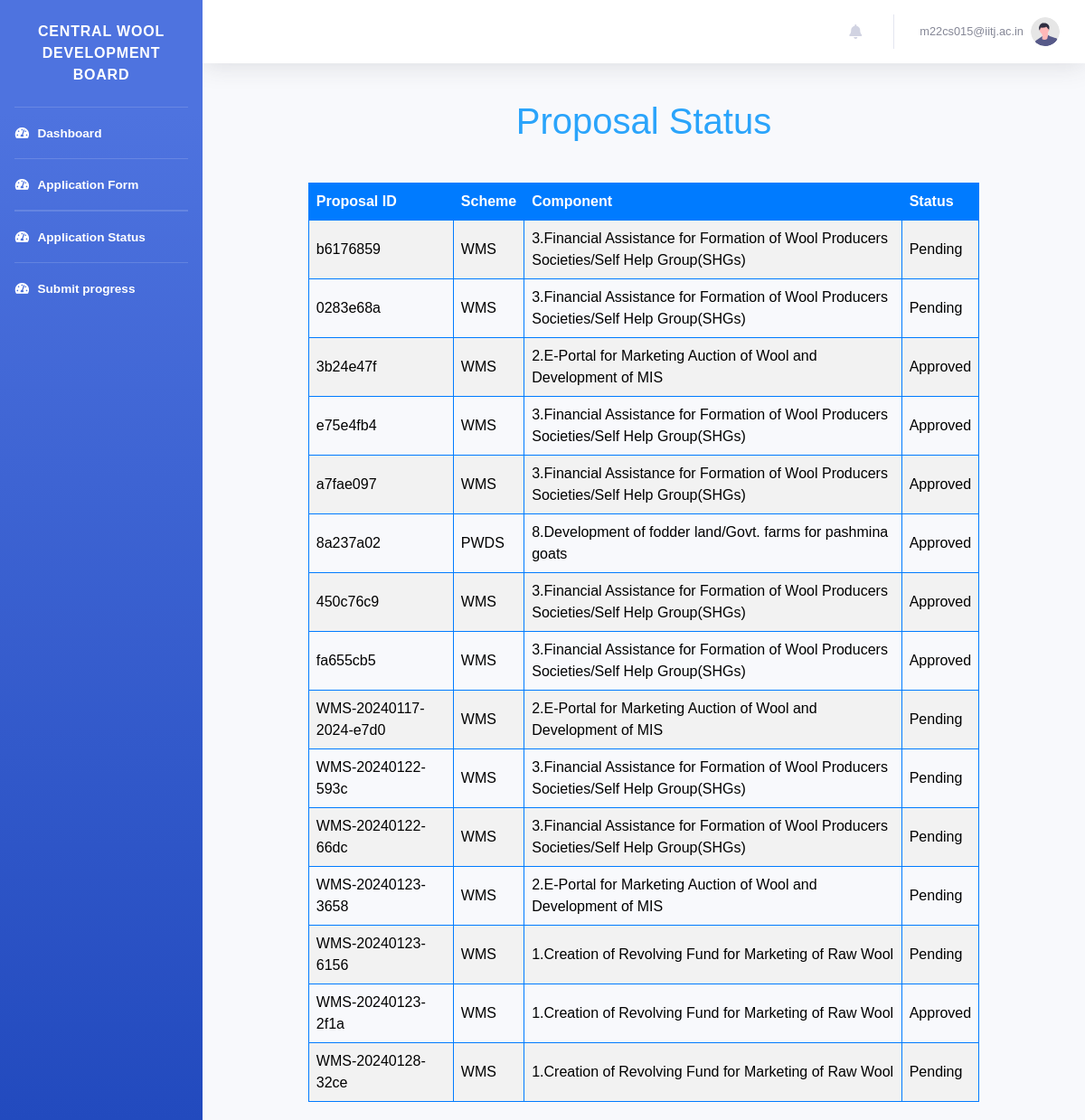
The app's page /dashboard/proposal_status/ (signed in) with its own data.
### authapp/models.py (models this page shows, shortened)
class CustomUser(AbstractBaseUser, PermissionsMixin):
    AGENCY_NATURE_CHOICES = [
        ("Central Federations", "Central Federations"),
        ("State Federations", "State Federations"),
        ("Central Sheep & Wool Boards", "Central Sheep & Wool Boards"),
        ("State Sheep & Wool Boards", "State Sheep & Wool Boards"),
        ("UT Govt. Sheep & Wool Boards", "UT Govt. Sheep & Wool Boards"),
        ("UT Govt. Sheep & Wool Federations", "UT Govt. Sheep & Wool Federations"),
        ("State Govt. Corporations Federations", "State Govt. Corporations Federations"),
        ("Central Departments", "Central Departments"),
        ("State Departments", "State Departments"),
        ("UT Statutory Departments", "UT Statutory Departments"),
        ("Autonomous and Advisory Bodies Departments", "Autonomous and Advisory Bodies Departments"),
        ("State Cooperative Departments", "State Cooperative Departments"),
        ("UT Cooperative Departments", "UT Cooperative Departments"),
        ("Central Govt Cooperative Departments", "Central Govt Cooperative Departments"),
        ("Central Govt Animal Husbandry Department", "Central Govt Animal Husbandry Department"),
        ("State Govt. Animal Husbandry Department", "State Govt. Animal Husbandry Department"),
        ("UT Animal Husbandry Department", "UT Animal Husbandry Department"),
        ("State Industries Department", "State Industries Department"),
        ("Central Industries Department", "Central Industries Department"),
        ("UT Industries Department", "UT Industries Department"),
        ("Central Organizations", "Central Organizations"),
        ("State Organizations", "State Organizations"),
        ("UT Government Organizations", "UT Government Organizations"),
        ("Universities of State", "Universities of State"),
        ("Universities of Central Govt", "Universities of Central Govt"),
        ("Universities of UT", "Universities of UT"),
        ("Govt. marketing event organizers", "Govt. marketing event organizers"),
        ("Central Research & Development Institutions", "Central Research & Development Institutions"),
        ("State Research & Development Institutions", "State Research & Development Institutions"),
        ("UT Govts. Autonomous Research & Development Institutions", "UT Govts. Autonomous Research & Development Institutions"),
        ("Statutory Bodies Research & Development Institutions", "Statutory Bodies Research & Development Institutions"),
        ("Textiles Research Associations (TRAs)", "Textiles Research Associations (TRAs)"),
    ]
    is_staff = models.BooleanField(default=False)
    is_active = models.BooleanField(default=True)
    date_joined = models.DateTimeField(default=timezone.now)
    agency_name = models.CharField(max_length=100,blank=False,null=False,default="")
    agency_nature = models.CharField(
        max_length=100, choices=AGENCY_NATURE_CHOICES, default='Central Federations')
    registration_number = models.CharField(max_length=100, blank=True, null=True)
    address = models.TextField(default="",blank=False,null=False)
    pincode = models.CharField(max_length=10,blank=False,null=False,default="")
    contact_person_name = models.CharField(max_length=100,blank=False,null=False,default="")
    contact_person_designation = models.CharField(max_length=100,blank=False,null=False,default="")
    email = models.EmailField(_("email address"), unique=True,default="")
    contact_person_mobile = models.CharField(max_length=12,blank=False,null=False,default="")
    USERNAME_FIELD = "email"
    REQUIRED_FIELDS = []
    objects = CustomUserManager()

class Proposal(models.Model):
    STATUS_CHOICES = [
        ('Pending', 'Pending'),
        ('Approved', 'Approved'),
        ('Completed', 'Completed'),
        ('Rejected', 'Rejected'),
        ('Resubmit','Resubmit')
    ]
    user = models.ForeignKey(settings.AUTH_USER_MODEL, on_delete=models.CASCADE)
    name_and_address = models.TextField()
    project_scheme = models.CharField(max_length=20)
    scheme_component = models.CharField(max_length=100)
    nature_of_applicant = models.CharField(max_length=50)
    other_nature = models.CharField(max_length=50, blank=True, null=True)
    brief_of_agency = models.TextField()
    objectives_of_project = models.TextField()
    brief_of_project = models.TextField()
    justification_of_project = models.TextField()
    methodology_of_project = models.TextField()
    expected_outcome = models.FileField(upload_to='excel_files/', blank=True, null=True)
    scenario_change = models.TextField()
    beneficiaries = models.FileField(upload_to='excel_files/', blank=True, null=True)
    mode_of_selection = models.TextField()
    component_wise_cost = models.FileField(upload_to='excel_files/', blank=True, null=True)
    component_wise_duration = models.FileField(upload_to='excel_files/', blank=True, null=True)
    location_of_project = models.CharField(max_length=100)
    associated_agency = models.TextField()
    bank_details = models.TextField()
    nodal_officer_details = models.TextField()
    other_info = models.TextField()
    status = models.CharField(max_length=20, choices=STATUS_CHOICES, default='Pending')
    total_fund_allocated = models.DecimalField(max_digits=20, decimal_places=2,blank=True,null=True)
    project_sanction_letter = models.FileField(upload_to='sanction_letters/',null=True)
    Approved_by=models.CharField(max_length=50,null=True,blank=True)
    project_report = models.FileField(upload_to='pdf_files/', blank=True, null=True)
    covering_letter = models.FileField(upload_to='pdf_files/', blank=True, null=True)
    unique_id = models.CharField(max_length=8, unique=True)
    created_at = models.DateTimeField(auto_now_add=True)
    total_duration = models.IntegerField(blank=True, null=True)
    goals = models.JSONField(default=dict)

### authapp/views.py (the view)
# urls.py: path('dashboard/proposal_status/', views.proposal_status, name='proposal_status'),
@login_required
def proposal_status(request):
    user_proposals = Proposal.objects.filter(user=request.user)
    return render(request, 'proposal/proposal_status.html', {'proposals': user_proposals})

### templates/proposal/proposal_status.html (shortened to what this page needs)
{% extends 'base_dashboard.html' %}
    {% block content%}
     <header>
        <h1>Proposal Status</h1>
    </header>
    <table>
        <tr>
            <th>Proposal ID</th>
            <th>Scheme</th>
            <th>Component</th>
            <th>Status</th>
        </tr>
        {% for proposal in proposals %}
            <tr>
                <td>{{ proposal.unique_id }}</td>
                <td>{{ proposal.project_scheme }}</td>
                <td>{{proposal.scheme_component}}</td>
                <td>{{ proposal.status }}</td>
            </tr>
        {% endfor %}
    </table>
{% endblock %}

### templates/base_dashboard.html (shortened to what this page needs)
{% load static %}
<!DOCTYPE html>
<html lang="en">
<head>
    <link href="{%static 'css/user_dashboard/all.min.css'%}" rel="stylesheet" type="text/css">
        <link rel="stylesheet" href="https://cdnjs.cloudflare.com/ajax/libs/font-awesome/5.15.3/css/all.min.css">
    <link href="{%static 'css/user_dashboard/sb-admin-2.min.css'%}" rel="stylesheet">
</head>
<body id="page-top">
    <div id="wrapper">
        <ul class="navbar-nav bg-gradient-primary sidebar sidebar-dark accordion" id="accordionSidebar">
             <br>
            <a class="sidebar-brand d-flex align-items-center justify-content-center" href="index.html">
                <div class="sidebar-brand-text mx-sm-2">Central Wool Development Board</div>
            </a>
            <br>
            <hr class="sidebar-divider my-0">
            <li class="nav-item active">
                <a class="nav-link" href="{% url 'authapp:dashboard' %}">
                    <i class="fas fa-fw fa-tachometer-alt"></i>
                    <span>Dashboard</span></a>
            </li>
             <hr class="sidebar-divider my-0">
             <li class="nav-item active">
                <a class="nav-link" href="{% url 'authapp:submit_proposal' %}">
                    <i class="fas fa-fw fa-tachometer-alt"></i>
                    <span>Application Form</span></a>
            </li>
             <hr class="sidebar-divider my-0">
             <hr class="sidebar-divider my-0">
             <li class="nav-item active">
                <a class="nav-link" href="{% url 'authapp:proposal_status' %}">
                    <i class="fas fa-fw fa-tachometer-alt"></i>
                    <span>Application Status</span></a>
            </li>
            <hr class="sidebar-divider my-0">
             <li class="nav-item active">
                <a class="nav-link" href="{% url 'authapp:progress_report' %}">
                    <i class="fas fa-fw fa-tachometer-alt"></i>
                    <span>Submit progress</span></a>
            </li>
        </ul>
        <div id="content-wrapper" class="d-flex flex-column">
            <div id="content">
                 <nav class="navbar navbar-expand navbar-light bg-white topbar mb-4 static-top shadow ">
                    <ul class="navbar-nav ml-auto">
<li class="nav-item dropdown no-arrow mx-1">
    <a class="nav-link dropdown-toggle" href="#" id="alertsDropdown" role="button"
        data-toggle="dropdown" aria-haspopup="true" aria-expanded="false">
        <i class="fas fa-bell fa-fw"></i>
    </a>
</li>
                        <li class="nav-item dropdown no-arrow">
                            <a class="nav-link dropdown-toggle" href="#" id="userDropdown" role="button"
                                data-toggle="dropdown" aria-haspopup="true" aria-expanded="false">
                                <span class="mr-2 d-none d-lg-inline text-gray-600 small">{{user.email}}</span>
                                <img class="img-profile rounded-circle"
                                    src="{%static 'img/undraw_profile.svg'%}">
                            </a>
                        </li>
                    </ul>
</nav>
                <div class="container-fluid">
                   {% block content %}{% endblock %}
                </div>
        </div>
    </div>
</body>
</html>

### templates/proposal/proposal_status.html (style rules this page uses)
body { font-family: Arial, sans-serif; margin: 0; padding: 0; background-color: #f4f4f4; }
header { color: #2aa4fb; text-align: center; padding: 1em 0; }
table { width: 80%; margin: 20px auto; border-collapse: collapse; }
th, td { border: 1px solid #007BFF; padding: 8px; text-align: left; color:black; }
th { background-color: #007BFF; color: white; }
tr:nth-child(even) { background-color: #f2f2f2; }

### records on screen
CustomUser: email "m22cs015@iitj.ac.in"
Proposal: unique_id "b6176859", project_scheme "WMS", scheme_component "3.Financial Assistance for Formation of Wool Producers Societies/Self Help Group(SHGs)", status "Pending"
Proposal: unique_id "0283e68a", project_scheme "WMS", scheme_component "3.Financial Assistance for Formation of Wool Producers Societies/Self Help Group(SHGs)", status "Pending"
Proposal: unique_id "3b24e47f", project_scheme "WMS", scheme_component "2.E-Portal for Marketing Auction of Wool and Development of MIS", status "Approved"
Proposal: unique_id "e75e4fb4", project_scheme "WMS", scheme_component "3.Financial Assistance for Formation of Wool Producers Societies/Self Help Group(SHGs)", status "Approved"
Proposal: unique_id "a7fae097", project_scheme "WMS", scheme_component "3.Financial Assistance for Formation of Wool Producers Societies/Self Help Group(SHGs)", status "Approved"
Proposal: unique_id "8a237a02", project_scheme "PWDS", scheme_component "8.Development of fodder land/Govt. farms for pashmina goats", status "Approved"
Proposal: unique_id "450c76c9", project_scheme "WMS", scheme_component "3.Financial Assistance for Formation of Wool Producers Societies/Self Help Group(SHGs)", status "Approved"
Proposal: unique_id "fa655cb5", project_scheme "WMS", scheme_component "3.Financial Assistance for Formation of Wool Producers Societies/Self Help Group(SHGs)", status "Approved"
Proposal: unique_id "WMS-20240117-2024-e7d0", project_scheme "WMS", scheme_component "2.E-Portal for Marketing Auction of Wool and Development of MIS", status "Pending"
Proposal: unique_id "WMS-20240122-593c", project_scheme "WMS", scheme_component "3.Financial Assistance for Formation of Wool Producers Societies/Self Help Group(SHGs)", status "Pending"
Proposal: unique_id "WMS-20240122-66dc", project_scheme "WMS", scheme_component "3.Financial Assistance for Formation of Wool Producers Societies/Self Help Group(SHGs)", status "Pending"
Proposal: unique_id "WMS-20240123-3658", project_scheme "WMS", scheme_component "2.E-Portal for Marketing Auction of Wool and Development of MIS", status "Pending"
Proposal: unique_id "WMS-20240123-6156", project_scheme "WMS", scheme_component "1.Creation of Revolving Fund for Marketing of Raw Wool", status "Pending"
Proposal: unique_id "WMS-20240123-2f1a", project_scheme "WMS", scheme_component "1.Creation of Revolving Fund for Marketing of Raw Wool", status "Approved"
Proposal: unique_id "WMS-20240128-32ce", project_scheme "WMS", scheme_component "1.Creation of Revolving Fund for Marketing of Raw Wool", status "Pending"
